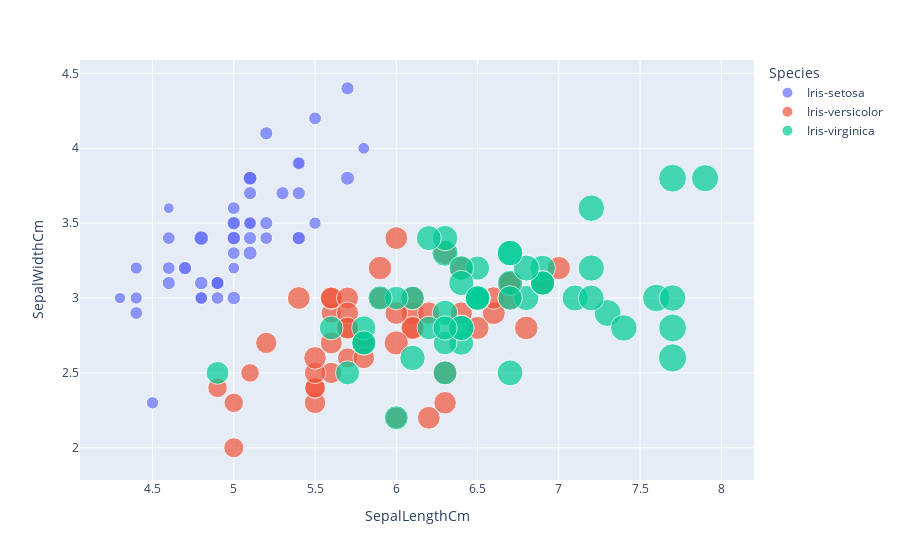

Here is the notebook cell this chart was saved with:
### Code cell
px.scatter(data,x = 'SepalLengthCm' ,y= 'SepalWidthCm',color= 'Species', size='PetalLengthCm',hover_data=['PetalWidthCm'])

### Figure 1 — Plotly figure (JSON) as saved in the notebook; plotly's stock layout.template omitted (floating-point values rounded to 4 significant figures)
{"data": [{"customdata": [[0.2], [0.2], [0.2], [0.2], [0.2], [0.4], [0.3], [0.2], [0.2], [0.1], [0.2], [0.2], [0.1], [0.1], [0.2], [0.4], [0.4], [0.3], [0.3], [0.3], [0.2], [0.4], [0.2], [0.5], [0.2], [0.2], [0.4], [0.2], [0.2], [0.2], [0.2], [0.4], [0.1], [0.2], [0.1], [0.2], [0.2], [0.1], [0.2], [0.2], [0.3], [0.3], [0.2], [0.6], [0.4], [0.3], [0.2], [0.2], [0.2], [0.2]], "hovertemplate": "Species=Iris-setosa<br>SepalLengthCm=%{x}<br>SepalWidthCm=%{y}<br>PetalLengthCm=%{marker.size}<br>PetalWidthCm=%{customdata[0]}<extra></extra>", "legendgroup": "Iris-setosa", "marker": {"color": "#636efa", "size": [1.4, 1.4, 1.3, 1.5, 1.4, 1.7, 1.4, 1.5, 1.4, 1.5, 1.5, 1.6, 1.4, 1.1, 1.2, 1.5, 1.3, 1.4, 1.7, 1.5, 1.7, 1.5, 1, 1.7, 1.9, 1.6, 1.6, 1.5, 1.4, 1.6, 1.6, 1.5, 1.5, 1.4, 1.5, 1.2, 1.3, 1.5, 1.3, 1.5, 1.3, 1.3, 1.3, 1.6, 1.9, 1.4, 1.6, 1.4, 1.5, 1.4], "sizemode": "area", "sizeref": 0.01725, "symbol": "circle"}, "mode": "markers", "name": "Iris-setosa", "orientation": "v", "showlegend": true, "type": "scatter", "x": [5.1, 4.9, 4.7, 4.6, 5, 5.4, 4.6, 5, 4.4, 4.9, 5.4, 4.8, 4.8, 4.3, 5.8, 5.7, 5.4, 5.1, 5.7, 5.1, 5.4, 5.1, 4.6, 5.1, 4.8, 5, 5, 5.2, 5.2, 4.7, 4.8, 5.4, 5.2, 5.5, 4.9, 5, 5.5, 4.9, 4.4, 5.1, 5, 4.5, 4.4, 5, 5.1, 4.8, 5.1, 4.6, 5.3, 5], "xaxis": "x", "y": [3.5, 3, 3.2, 3.1, 3.6, 3.9, 3.4, 3.4, 2.9, 3.1, 3.7, 3.4, 3, 3, 4, 4.4, 3.9, 3.5, 3.8, 3.8, 3.4, 3.7, 3.6, 3.3, 3.4, 3, 3.4, 3.5, 3.4, 3.2, 3.1, 3.4, 4.1, 4.2, 3.1, 3.2, 3.5, 3.1, 3, 3.4, 3.5, 2.3, 3.2, 3.5, 3.8, 3, 3.8, 3.2, 3.7, 3.3], "yaxis": "y"}, {"customdata": [[1.4], [1.5], [1.5], [1.3], [1.5], [1.3], [1.6], [1], [1.3], [1.4], [1], [1.5], [1], [1.4], [1.3], [1.4], [1.5], [1], [1.5], [1.1], [1.8], [1.3], [1.5], [1.2], [1.3], [1.4], [1.4], [1.7], [1.5], [1], [1.1], [1], [1.2], [1.6], [1.5], [1.6], [1.5], [1.3], [1.3], [1.3], [1.2], [1.4], [1.2], [1], [1.3], [1.2], [1.3], [1.3], [1.1], [1.3]], "hovertemplate": "Species=Iris-versicolor<br>SepalLengthCm=%{x}<br>SepalWidthCm=%{y}<br>PetalLengthCm=%{marker.size}<br>PetalWidthCm=%{customdata[0]}<extra></extra>", "legendgroup": "Iris-versicolor", "marker": {"color": "#EF553B", "size": [4.7, 4.5, 4.9, 4, 4.6, 4.5, 4.7, 3.3, 4.6, 3.9, 3.5, 4.2, 4, 4.7, 3.6, 4.4, 4.5, 4.1, 4.5, 3.9, 4.8, 4, 4.9, 4.7, 4.3, 4.4, 4.8, 5, 4.5, 3.5, 3.8, 3.7, 3.9, 5.1, 4.5, 4.5, 4.7, 4.4, 4.1, 4, 4.4, 4.6, 4, 3.3, 4.2, 4.2, 4.2, 4.3, 3, 4.1], "sizemode": "area", "sizeref": 0.01725, "symbol": "circle"}, "mode": "markers", "name": "Iris-versicolor", "orientation": "v", "showlegend": true, "type": "scatter", "x": [7, 6.4, 6.9, 5.5, 6.5, 5.7, 6.3, 4.9, 6.6, 5.2, 5, 5.9, 6, 6.1, 5.6, 6.7, 5.6, 5.8, 6.2, 5.6, 5.9, 6.1, 6.3, 6.1, 6.4, 6.6, 6.8, 6.7, 6, 5.7, 5.5, 5.5, 5.8, 6, 5.4, 6, 6.7, 6.3, 5.6, 5.5, 5.5, 6.1, 5.8, 5, 5.6, 5.7, 5.7, 6.2, 5.1, 5.7], "xaxis": "x", "y": [3.2, 3.2, 3.1, 2.3, 2.8, 2.8, 3.3, 2.4, 2.9, 2.7, 2, 3, 2.2, 2.9, 2.9, 3.1, 3, 2.7, 2.2, 2.5, 3.2, 2.8, 2.5, 2.8, 2.9, 3, 2.8, 3, 2.9, 2.6, 2.4, 2.4, 2.7, 2.7, 3, 3.4, 3.1, 2.3, 3, 2.5, 2.6, 3, 2.6, 2.3, 2.7, 3, 2.9, 2.9, 2.5, 2.8], "yaxis": "y"}, {"customdata": [[2.5], [1.9], [2.1], [1.8], [2.2], [2.1], [1.7], [1.8], [1.8], [2.5], [2], [1.9], [2.1], [2], [2.4], [2.3], [1.8], [2.2], [2.3], [1.5], [2.3], [2], [2], [1.8], [2.1], [1.8], [1.8], [1.8], [2.1], [1.6], [1.9], [2], [2.2], [1.5], [1.4], [2.3], [2.4], [1.8], [1.8], [2.1], [2.4], [2.3], [1.9], [2.3], [2.5], [2.3], [1.9], [2], [2.3], [1.8]], "hovertemplate": "Species=Iris-virginica<br>SepalLengthCm=%{x}<br>SepalWidthCm=%{y}<br>PetalLengthCm=%{marker.size}<br>PetalWidthCm=%{customdata[0]}<extra></extra>", "legendgroup": "Iris-virginica", "marker": {"color": "#00cc96", "size": [6, 5.1, 5.9, 5.6, 5.8, 6.6, 4.5, 6.3, 5.8, 6.1, 5.1, 5.3, 5.5, 5, 5.1, 5.3, 5.5, 6.7, 6.9, 5, 5.7, 4.9, 6.7, 4.9, 5.7, 6, 4.8, 4.9, 5.6, 5.8, 6.1, 6.4, 5.6, 5.1, 5.6, 6.1, 5.6, 5.5, 4.8, 5.4, 5.6, 5.1, 5.1, 5.9, 5.7, 5.2, 5, 5.2, 5.4, 5.1], "sizemode": "area", "sizeref": 0.01725, "symbol": "circle"}, "mode": "markers", "name": "Iris-virginica", "orientation": "v", "showlegend": true, "type": "scatter", "x": [6.3, 5.8, 7.1, 6.3, 6.5, 7.6, 4.9, 7.3, 6.7, 7.2, 6.5, 6.4, 6.8, 5.7, 5.8, 6.4, 6.5, 7.7, 7.7, 6, 6.9, 5.6, 7.7, 6.3, 6.7, 7.2, 6.2, 6.1, 6.4, 7.2, 7.4, 7.9, 6.4, 6.3, 6.1, 7.7, 6.3, 6.4, 6, 6.9, 6.7, 6.9, 5.8, 6.8, 6.7, 6.7, 6.3, 6.5, 6.2, 5.9], "xaxis": "x", "y": [3.3, 2.7, 3, 2.9, 3, 3, 2.5, 2.9, 2.5, 3.6, 3.2, 2.7, 3, 2.5, 2.8, 3.2, 3, 3.8, 2.6, 2.2, 3.2, 2.8, 2.8, 2.7, 3.3, 3.2, 2.8, 3, 2.8, 3, 2.8, 3.8, 2.8, 2.8, 2.6, 3, 3.4, 3.1, 3, 3.1, 3.1, 3.1, 2.7, 3.2, 3.3, 3, 2.5, 3, 3.4, 3], "yaxis": "y"}], "layout": {"autosize": true, "legend": {"itemsizing": "constant", "title": {"text": "Species"}, "tracegroupgap": 0}, "margin": {"t": 60}, "xaxis": {"anchor": "y", "autorange": true, "domain": [0, 1], "range": [4.064, 8.18], "title": {"text": "SepalLengthCm"}, "type": "linear"}, "yaxis": {"anchor": "x", "autorange": true, "domain": [0, 1], "range": [1.753, 4.611], "title": {"text": "SepalWidthCm"}, "type": "linear"}}}
